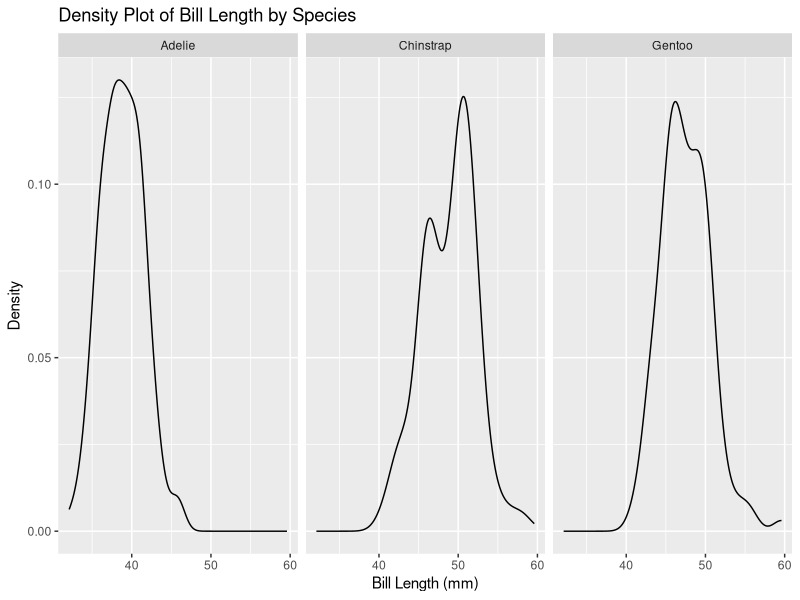
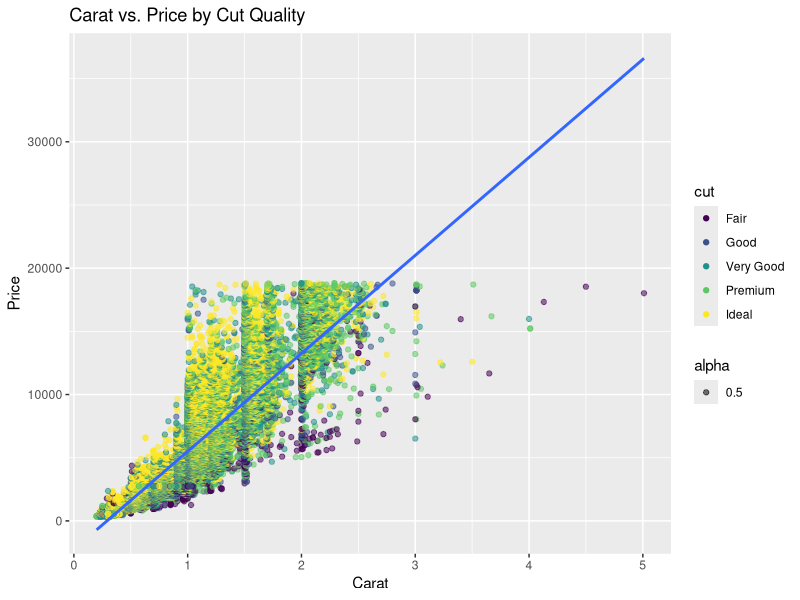
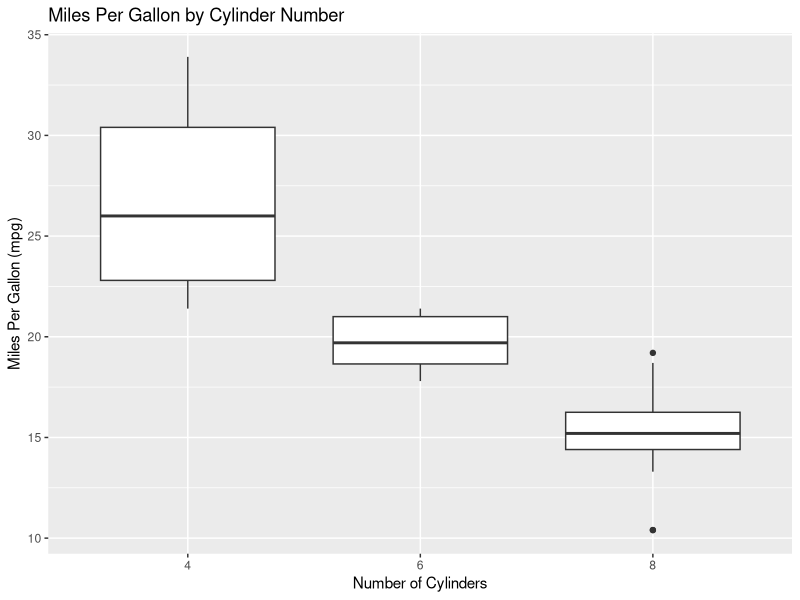
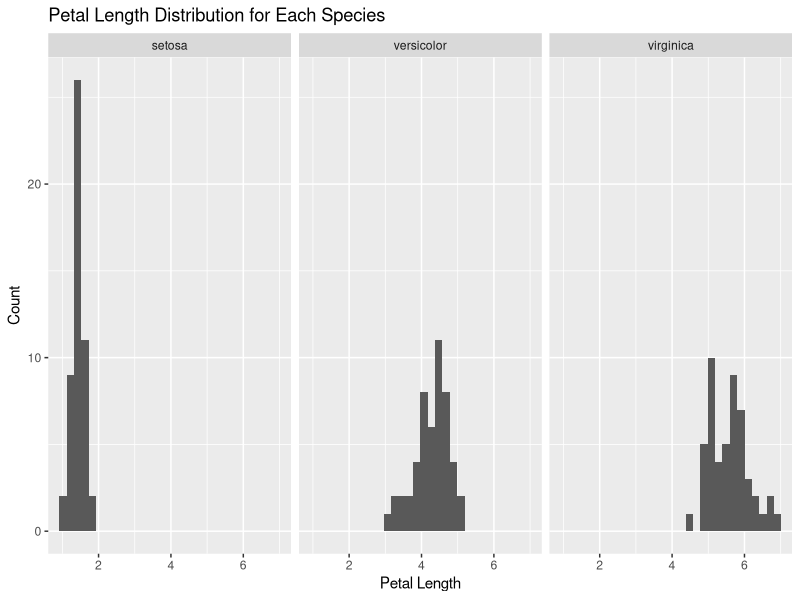

Recreate these plots in R, in order.
# Please create teh following plots:

# Q1 ----

# Load the tidyverse library
library(tidyverse)

# Load the palmerpenguins library
library(palmerpenguins)

# Load the penguins dataset
data(penguins)

# Plot 1
# Create a density plot of the 'bill_length_mm' column of the penguins
# dataset.
# Use the ggplot() function to create the plot.
# Use the aes() function to specify the x-axis variable.
# Inside the aes() function, set the x parameter to the 'bill_length_mm'
# column of the penguins dataset.
# Add a + sign after the ggplot() function.
# Use the geom_density() function to add a density plot to the ggplot()
# function.
# Add a + sign after the geom_density() function.
# Use the facet_grid() function to add a facet to the ggplot() function.
# Inside the facet_grid() function, set the formula to
# "~ species".
# Add a + sign after the facet_grid() function.
# Use the labs() function to add a title to the ggplot() function.
# Inside the labs() function, set the title parameter to
# "Density Plot of Bill Length by Species".
# Set the x parameter to "Bill Length (mm)".
# Set the y parameter to "Density".

plot1 <- ggplot(data = penguins, 
                mapping = aes(x = bill_length_mm)
                ) +
  geom_density() +
  facet_grid(~ species) +
  labs(title = "Density Plot of Bill Length by Species", x = "Bill Length (mm)", 
       y = "Density"
       )


# To verify your answer, run the following code
plot1

# Q2 ----

# Use the diamonds dataset from ggplot2
data(diamonds)

# Plot 2
# Create a scatter plot of 'carat' vs. 'price', colored by 'cut' quality.
# Use the ggplot() function to create the plot.
# Use the aes() function to specify the x-axis and y-axis variables.
# Inside the aes() function, set the x parameter to 'carat', the y parameter to 'price'.
# Add a + sign after the ggplot() function.
# Use the geom_point() function to add a scatter plot to the ggplot() function. 
# Inside the geom_point() function, use the aes() function to set the color parameter to 'cut'.
# Set the alpha parameter inside geom_point() to 0.5 to make the points semi-transparent if there is overplotting.
# Use the geom_smooth() function to add a smooth line through the points for each 'cut' category, setting the method argument to "lm" for linear models.
# Add a + sign after the geom_point() (and geom_smooth(), if used) function.
# Use the labs() function to add a title to the ggplot() function.
# Inside the labs() function, set the title parameter to "Carat vs. Price by Cut Quality",
# Set the x parameter to "Carat",
# Set the y parameter to "Price".


plot2 <- ggplot(data = diamonds,
                mapping = aes(x = carat, y = price)) +
  geom_point(aes(color = cut, alpha = 0.5)) +
  geom_smooth(method = lm) +
  labs(title = "Carat vs. Price by Cut Quality", 
       x = "Carat", 
       y = "Price")


# To verify your answer, run the following code
plot2

# Q3 ----


# Use the mtcars dataset
data(mtcars)

# Plot 3
# Create a boxplot of 'mpg' by 'cyl' (number of cylinders).
# Use the ggplot() function to create the plot.
# Use the aes() function to specify the x-axis and y-axis variables.
# Inside the aes() function, set the x parameter to 'cyl' and the y parameter to 'mpg'.
# NOTICE that you will need to convert the 'cyl' column to a factor using the factor() function. factor(cyl)
# Add a + sign after the ggplot() function.
# Use the geom_boxplot() function to add a boxplot to the ggplot() function.
# Add a + sign after the geom_boxplot() function.
# Use the labs() function to add a title to the ggplot() function.
# Inside the labs() function, set the title parameter to 
#"Miles Per Gallon by Cylinder Number",
# Set the x parameter to "Number of Cylinders",
# Set the y parameter to "Miles Per Gallon (mpg)".


mtcars$cyl <- factor(mtcars$cyl)
plot3 <- ggplot(data = mtcars, 
  mapping = aes(x = cyl, y = mpg)) +
  geom_boxplot() +
  labs(title = "Miles Per Gallon by Cylinder Number", 
       x = "Number of Cylinders", 
       y = "Miles Per Gallon (mpg)")



# To verify your answer, run the following code
plot3

# Q4 ----

# Use the iris dataset
data(iris)

# Plot 4
# Create a histogram of 'Petal.Length' for each species.
# Use the ggplot() function to create the plot.
# Use the aes() function to specify the x-axis variable.
# Inside the aes() function, set the x parameter to 'Petal.Length'.
# Add a + sign after the ggplot() function.
# Use the geom_histogram() function to add a histogram to the ggplot() function, and set bins to 30.
# Add a + sign after the geom_histogram() function.
# Use the facet_wrap() function to add a facet for 'Species'.
# Inside the facet_wrap() function, set the facets parameter to '~ Species'.
# Add a + sign after the facet_wrap() function.
# Use the labs() function to add a title to the ggplot() function.
# Inside the labs() function, set the title parameter to 
#"Petal Length Distribution for Each Species",
# Set the x parameter to "Petal Length",
# Set the y parameter to "Count".

plot4 <- ggplot(data = iris,
                aes(x = Petal.Length))+
  geom_histogram(bins = 30)+
  facet_wrap(~ Species)+
  labs(title = "Petal Length Distribution for Each Species", 
       x = "Petal Length", 
       y = "Count")


# To verify your answer, run the following code
plot4



